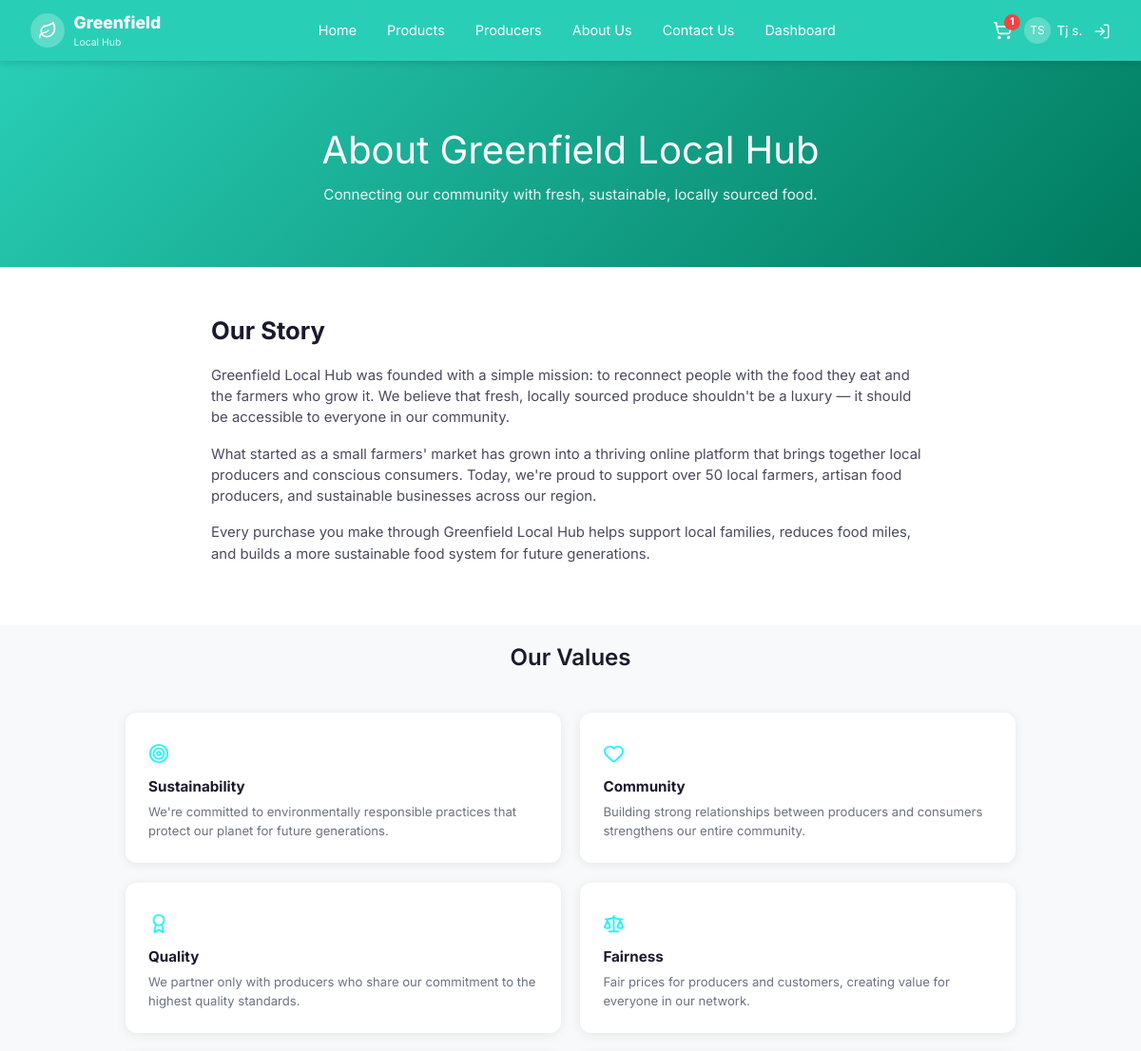
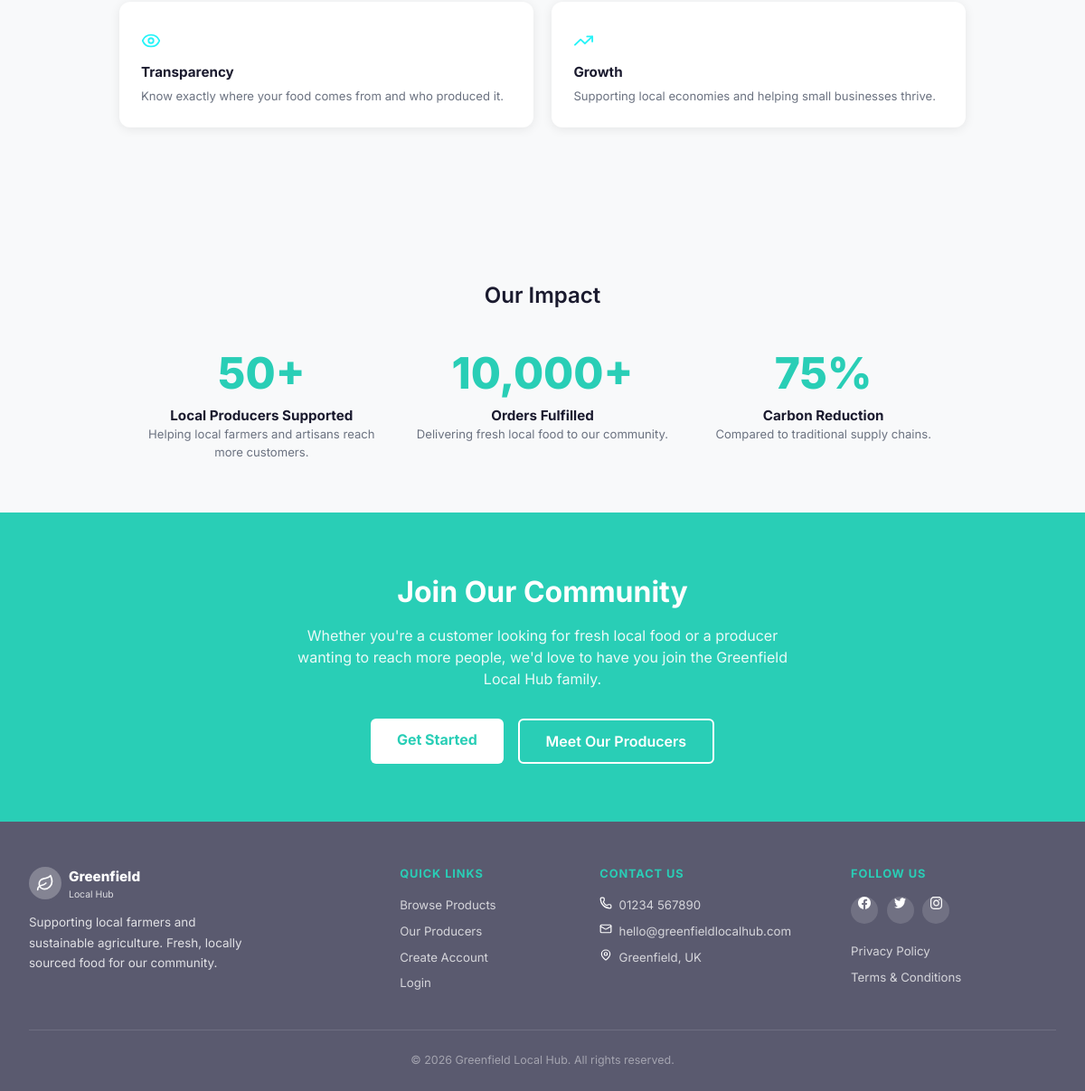
Page /about (signed in) on the committed database (2 pictures, top to bottom).
### model.py (models this page shows, shortened)
class User(db.Model):
    __tablename__ = 'users'
    id = db.Column(db.Integer, primary_key=True)
    first_name = db.Column(db.String(100), nullable=False)
    last_name = db.Column(db.String(100), nullable=False)
    email = db.Column(db.String(200), unique=True, nullable=False)
    password_hash = db.Column(db.String(256), nullable=False)
    role = db.Column(db.String(20), default='customer')  # customer, producer, admin
    phone_number = db.Column(db.String(30))
    address = db.Column(db.Text)
    accessibility_preferences = db.Column(db.Text)
    is_active = db.Column(db.Boolean, default=True)
    security_question = db.Column(db.String(300))
    security_answer = db.Column(db.String(200))
    loyalty_points = db.Column(db.Integer, default=0)
    created_at = db.Column(db.DateTime, default=datetime.utcnow)
    cart_items = db.relationship('CartItem', backref='user', lazy=True,
                                 foreign_keys='CartItem.user_id')
    orders = db.relationship('Order', backref='user', lazy=True)
    @property
    def initials(self):
        return f"{self.first_name[0]}{self.last_name[0]}".upper()

### app.py (the view)
@app.route('/about')
def about():
    return render_template('about.html')

### app.py (called while the page is built)
def get_current_user():
    if 'user_id' in session:
        return db.session.get(User, session['user_id'])
    return None

def get_cart_count():
    user = get_current_user()
    if user:
        return CartItem.query.filter_by(user_id=user.id).count()
    sid = session.get('guest_sid')
    if sid:
        return CartItem.query.filter_by(session_id=sid).count()
    return 0

@app.context_processor
def inject_globals():
    return {
        'current_user': get_current_user(),
        'cart_count': get_cart_count(),
    }

### templates/about.html (shortened to what this page needs)
{% extends 'base.html' %}
{% block content %}
<section class="about-hero">
    <h1>About Greenfield Local Hub</h1>
    <p>Connecting our community with fresh, sustainable, locally sourced food.</p>
</section>
<section class="story-section">
    <h2>Our Story</h2>
    <p>Greenfield Local Hub was founded with a simple mission: to reconnect people with the food they eat and the farmers who grow it. We believe that fresh, locally sourced produce shouldn't be a luxury — it should be accessible to everyone in our community.</p>
    <p>What started as a small farmers' market has grown into a thriving online platform that brings together local producers and conscious consumers. Today, we're proud to support over 50 local farmers, artisan food producers, and sustainable businesses across our region.</p>
    <p>Every purchase you make through Greenfield Local Hub helps support local families, reduces food miles, and builds a more sustainable food system for future generations.</p>
</section>
<section class="section section-dark" style="padding-top:1rem;">
    <h2 class="sec-title">Our Values</h2>
    <div class="values-grid">
        <div class="val-card">
            <div class="val-icon"><img src="{{ url_for('static', filename='images/icons/target.svg') }}" alt="target" class="icon-svg"></div>
            <h3>Sustainability</h3>
            <p>We're committed to environmentally responsible practices that protect our planet for future generations.</p>
        </div>
        <div class="val-card">
            <div class="val-icon"><img src="{{ url_for('static', filename='images/icons/heart.svg') }}" alt="heart" class="icon-svg"></div>
            <h3>Community</h3>
            <p>Building strong relationships between producers and consumers strengthens our entire community.</p>
        </div>
        <div class="val-card">
            <div class="val-icon"><img src="{{ url_for('static', filename='images/icons/award.svg') }}" alt="award" class="icon-svg"></div>
            <h3>Quality</h3>
            <p>We partner only with producers who share our commitment to the highest quality standards.</p>
        </div>
        <div class="val-card">
            <div class="val-icon"><img src="{{ url_for('static', filename='images/icons/scale.svg') }}" alt="scale" class="icon-svg"></div>
            <h3>Fairness</h3>
            <p>Fair prices for producers and customers, creating value for everyone in our network.</p>
        </div>
        <div class="val-card">
            <div class="val-icon"><img src="{{ url_for('static', filename='images/icons/eye.svg') }}" alt="eye" class="icon-svg"></div>
            <h3>Transparency</h3>
            <p>Know exactly where your food comes from and who produced it.</p>
        </div>
        <div class="val-card">
            <div class="val-icon"><img src="{{ url_for('static', filename='images/icons/trending-up.svg') }}" alt="trending" class="icon-svg"></div>
            <h3>Growth</h3>
            <p>Supporting local economies and helping small businesses thrive.</p>
        </div>
    </div>
</section>
<section class="impact-strip">
    <h2 class="sec-title">Our Impact</h2>
    <div class="impact-grid">
        <div>
            <div class="impact-num">50+</div>
            <div class="impact-title">Local Producers Supported</div>
            <div class="impact-desc">Helping local farmers and artisans reach more customers.</div>
        </div>
        <div>
            <div class="impact-num">10,000+</div>
            <div class="impact-title">Orders Fulfilled</div>
            <div class="impact-desc">Delivering fresh local food to our community.</div>
        </div>
        <div>
            <div class="impact-num">75%</div>
            <div class="impact-title">Carbon Reduction</div>
            <div class="impact-desc">Compared to traditional supply chains.</div>
        </div>
    </div>
</section>
<section class="join-band">
    <h2>Join Our Community</h2>
    <p>Whether you're a customer looking for fresh local food or a producer wanting to reach more people, we'd love to have you join the Greenfield Local Hub family.</p>
    <div class="join-btns">
        <a href="{{ url_for('register') }}" class="btn-white">Get Started</a>
        <a href="{{ url_for('producers') }}" class="btn-white-out">Meet Our Producers</a>
    </div>
</section>
{% endblock %}

### templates/base.html (shortened to what this page needs)
<!DOCTYPE html>
<html lang="en">
<head>
    <link rel="stylesheet" href="{{ url_for('static', filename='css/style.css') }}">
</head>
<body>
<nav class="navbar">
    <a href="{{ url_for('index') }}" class="nav-logo">
        <div class="logo-icon"><img src="{{ url_for('static', filename='images/icons/leaf.svg') }}" alt="leaf" class="icon-svg"></div>
        <div>
            <span class="logo-text-main">Greenfield</span>
            <span class="logo-text-sub">Local Hub</span>
        </div>
    </a>
    <div class="nav-links" id="nav-links">
        <a href="{{ url_for('index') }}">Home</a>
        <a href="{{ url_for('products') }}">Products</a>
        <a href="{{ url_for('producers') }}">Producers</a>
        <a href="{{ url_for('about') }}">About Us</a>
        <a href="{{ url_for('contact') }}">Contact Us</a>
        {% if current_user %}
        <a href="{{ url_for('dashboard_' ~ current_user.role) }}">Dashboard</a>
        {% endif %}
    </div>
    <div class="nav-right">
        <a href="{{ url_for('cart') }}" class="nav-cart">
            <img src="{{ url_for('static', filename='images/icons/shopping-cart.svg') }}" alt="cart" class="icon-svg">
            {% if cart_count > 0 %}
            <span class="cart-badge">{{ cart_count }}</span>
            {% endif %}
        </a>
        {% if current_user %}
        <div class="nav-user-info">
            <div class="nav-user-icon">{{ current_user.initials }}</div>
            <span>{{ current_user.first_name }} {{ current_user.last_name[0] }}.</span>
        </div>
        <a href="{{ url_for('logout') }}" class="nav-logout" title="Logout"><img src="{{ url_for('static', filename='images/icons/log-in.svg') }}" alt="login" class="icon-svg"></a>
        {% else %}
        <a href="{{ url_for('login') }}" class="btn-nav-login">Login</a>
        <a href="{{ url_for('register') }}" class="btn-nav-register">Register</a>
        {% endif %}
    </div>
</nav>
{% block content %}{% endblock %}
<footer class="footer">
    <div class="footer-inner">
        <div class="footer-brand">
            <div class="brand-logo">
                <div class="logo-icon"><img src="{{ url_for('static', filename='images/icons/leaf.svg') }}" alt="leaf" class="icon-svg"></div>
                <div>
                    <span style="font-size:.95rem;font-weight:800;">Greenfield</span>
                    <span style="font-size:.65rem;font-weight:400;opacity:.8;display:block;">Local Hub</span>
                </div>
            </div>
            <p>Supporting local farmers and sustainable agriculture. Fresh, locally sourced food for our community.</p>
        </div>
        <div class="footer-col">
            <h4>Quick Links</h4>
            <a href="{{ url_for('products') }}">Browse Products</a>
            <a href="{{ url_for('producers') }}">Our Producers</a>
            <a href="{{ url_for('register') }}">Create Account</a>
            <a href="{{ url_for('login') }}">Login</a>
        </div>
        <div class="footer-col">
            <h4>Contact Us</h4>
            <span><img src="{{ url_for('static', filename='images/icons/phone.svg') }}" alt="phone" class="icon-svg"> 01234 567890</span>
            <span><img src="{{ url_for('static', filename='images/icons/mail.svg') }}" alt="mail" class="icon-svg"> hello@greenfieldlocalhub.com</span>
            <span><img src="{{ url_for('static', filename='images/icons/map-pin.svg') }}" alt="location" class="icon-svg"> Greenfield, UK</span>
        </div>
        <div class="footer-col">
            <h4>Follow Us</h4>
            <div class="footer-social">
                <a href="https://en-gb.facebook.com/" class="soc-icon"><img src="{{ url_for('static', filename='images/icons/facebook.svg') }}" alt="facebook" class="icon-svg"></a>
                <a href="https://x.com/?lang=en-gb" class="soc-icon"><img src="{{ url_for('static', filename='images/icons/twitter.svg') }}" alt="twitter" class="icon-svg"></a>
                <a href="https://www.instagram.com/" class="soc-icon"><img src="{{ url_for('static', filename='images/icons/instagram.svg') }}" alt="instagram" class="icon-svg"></a>
            </div>
            <a href="{{ url_for('privacy') }}">Privacy Policy</a>
            <a href="{{ url_for('terms') }}">Terms & Conditions</a>
        </div>
    </div>
    <div class="footer-bottom">
        &copy; 2026 Greenfield Local Hub. All rights reserved.
    </div>
</footer>
</body>
</html>

### rows in the picture
User: initials "TS", first_name "Tj", last_name "s"

### other values in the picture
{{ cart_count }} "1"
